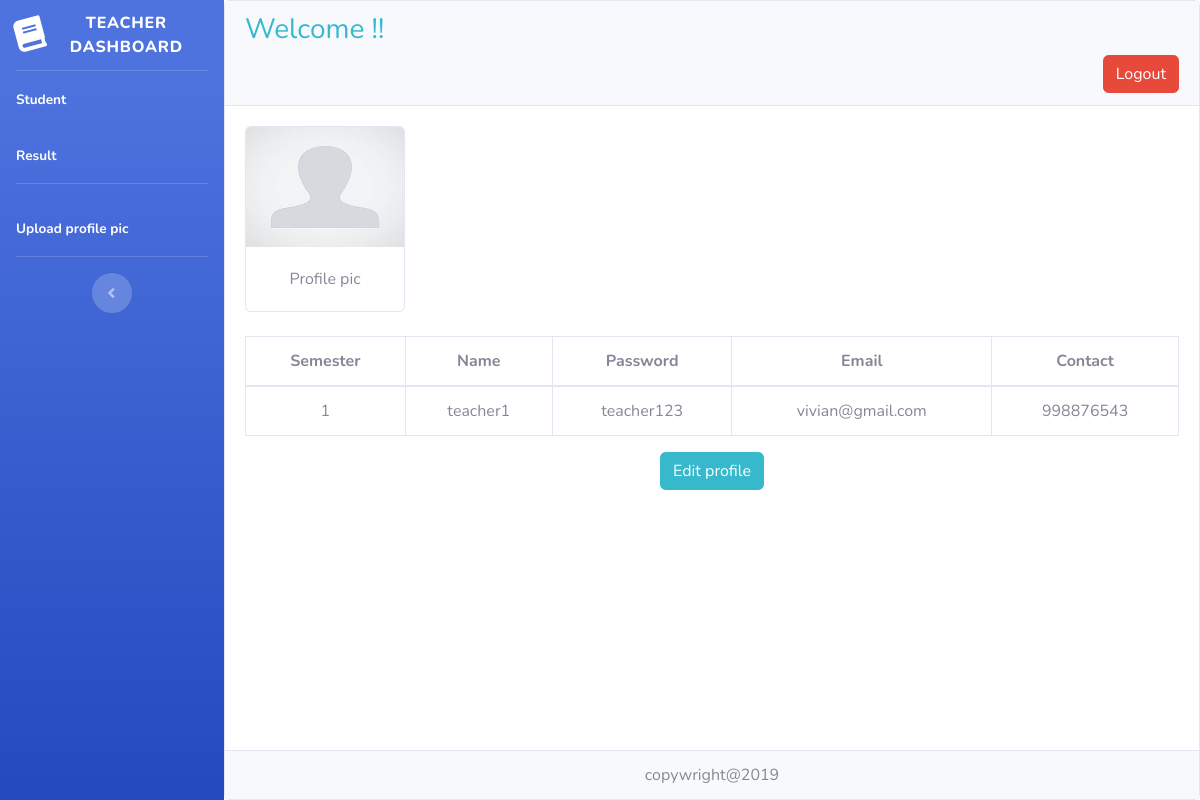
Screenshot of /teacher.php (signed in) with the database file from the repository.
### tables this page shows
CREATE TABLE `sms_teacher_data` (
  `id` int(11) NOT NULL,
  `name` varchar(255) NOT NULL,
  `password` varchar(255) NOT NULL,
  `email` varchar(255) NOT NULL,
  `contact` varchar(255) NOT NULL,
  `profession` varchar(255) NOT NULL,
  `semester` varchar(255) NOT NULL,
  `teacher_status_id` varchar(255) NOT NULL,
  `profile_pic` varchar(255) NOT NULL,
  `created_date` varchar(255) NOT NULL,
  `updated_date` varchar(255) NOT NULL
);

### teacher.php (the view, shortened to what this page needs)
<!DOCTYPE html>
<html>
<head>
</head>
<body>
  <?php
   include('includes/header.php');
   include('includes/navbar_teacher.php');
   require('sms_config.php');
   if(isset($_SESSION['teacher_unique_id'])){
    $id = $_SESSION['teacher_unique_id'];
   $select = "SELECT * FROM `sms_teacher_data` WHERE id='$id'";
   $query = mysqli_query($conn,$select);
 }
   ?>
<div class="card text-center w-100">
  <div class="card-header text-right">
    <div class="text-left d-inline text-info"><h3>Welcome <?php echo $_SESSION['teacher'];?> !!</h3></div>
    <div class="text-right"><a href="sms_logout.php" class="btn btn-danger">Logout</a></div>
  </div>
  <div class="card-body">
    <?php while($res=mysqli_fetch_assoc($query)){?>
      <div class="card" style="width: 10rem;">
        <?php if($res['profile_pic']=='defaulimg.jpg'){?>
        <img src="images/defaulimg.jpg" class="card-img-top" alt="..." height="120px" width="120px">
      <?php }else{?>
        <img src="uploads/<?php echo $res['profile_pic'];?>" class="card-img-top" alt="..." height="120px" width="120px">
      <?php }?>
        <div class="card-body">
          <p class="card-text">Profile pic</p>
        </div>
      </div><br>
    <table class="table table-bordered">
      <thead>
        <tr>
          <th scope="col">Semester</th>
          <th scope="col">Name</th>
          <th scope="col">Password</th>
          <th scope="col">Email</th>
          <th scope="col">Contact</th>
        </tr>
      </thead>
      <tbody>
        <tr>
          <td><?php echo $res['semester'];?></td>
          <td><?php echo $res['name'];?></td>
          <td><?php echo $res['password'];?></td>
          <td><?php echo $res['email'];?></td>
          <td><?php echo $res['contact'];?></td>
        </tr>
      </tbody>
    </table>
    <span><a href="edit_teacher_profile.php?e_id=<?php echo $res['id'];?>" class="btn btn-info">Edit profile</a></span>
    <?php } ?>
  </div>
<div class="card-footer text-muted">
    copywright@2019
  </div>
</div>
  <?php
  include('includes/footer.php');
  ?>
</body>
</html>

### rows the page displays
sms_teacher_data: semester "1", name "teacher1", password "teacher123", email "vivian@gmail.com", contact "998876543"
